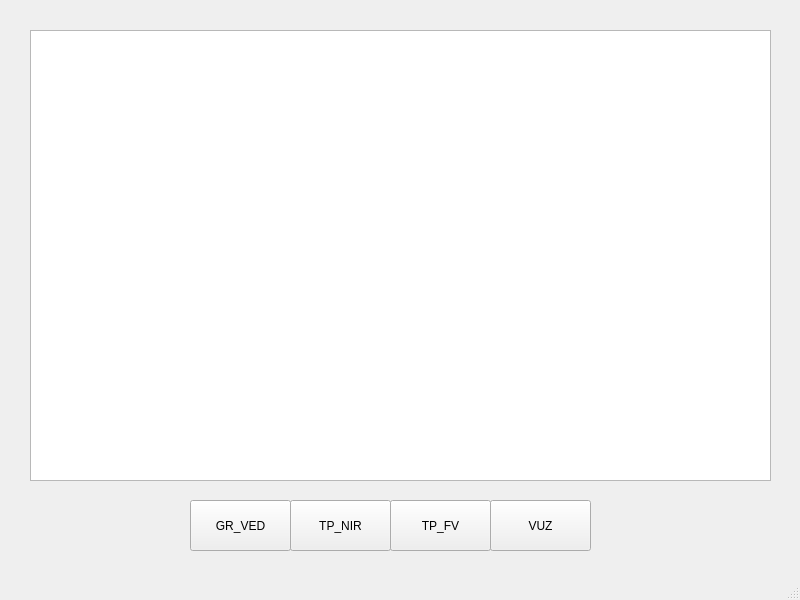
<?xml version="1.0" encoding="UTF-8"?>
<ui version="4.0">
 <class>MainWindow</class>
 <widget class="QMainWindow" name="MainWindow">
  <property name="geometry">
   <rect>
    <x>0</x>
    <y>0</y>
    <width>800</width>
    <height>600</height>
   </rect>
  </property>
  <property name="windowTitle">
   <string>MainWindow</string>
  </property>
  <widget class="QWidget" name="centralwidget">
   <widget class="QPushButton" name="pushButton">
    <property name="geometry">
     <rect>
      <x>290</x>
      <y>500</y>
      <width>101</width>
      <height>51</height>
     </rect>
    </property>
    <property name="text">
     <string>TP_NIR</string>
    </property>
   </widget>
   <widget class="QTableView" name="tableView">
    <property name="geometry">
     <rect>
      <x>30</x>
      <y>30</y>
      <width>741</width>
      <height>451</height>
     </rect>
    </property>
   </widget>
   <widget class="QPushButton" name="pushButton_2">
    <property name="geometry">
     <rect>
      <x>390</x>
      <y>500</y>
      <width>101</width>
      <height>51</height>
     </rect>
    </property>
    <property name="text">
     <string>TP_FV</string>
    </property>
   </widget>
   <widget class="QPushButton" name="pushButton_3">
    <property name="geometry">
     <rect>
      <x>190</x>
      <y>500</y>
      <width>101</width>
      <height>51</height>
     </rect>
    </property>
    <property name="text">
     <string>GR_VED</string>
    </property>
   </widget>
   <widget class="QPushButton" name="pushButton_4">
    <property name="geometry">
     <rect>
      <x>490</x>
      <y>500</y>
      <width>101</width>
      <height>51</height>
     </rect>
    </property>
    <property name="text">
     <string>VUZ</string>
    </property>
   </widget>
   <zorder>tableView</zorder>
   <zorder>pushButton</zorder>
   <zorder>pushButton_2</zorder>
   <zorder>pushButton_3</zorder>
   <zorder>pushButton_4</zorder>
  </widget>
  <widget class="QMenuBar" name="menubar">
   <property name="geometry">
    <rect>
     <x>0</x>
     <y>0</y>
     <width>800</width>
     <height>21</height>
    </rect>
   </property>
  </widget>
  <widget class="QStatusBar" name="statusbar"/>
 </widget>
 <resources/>
 <connections/>
</ui>
